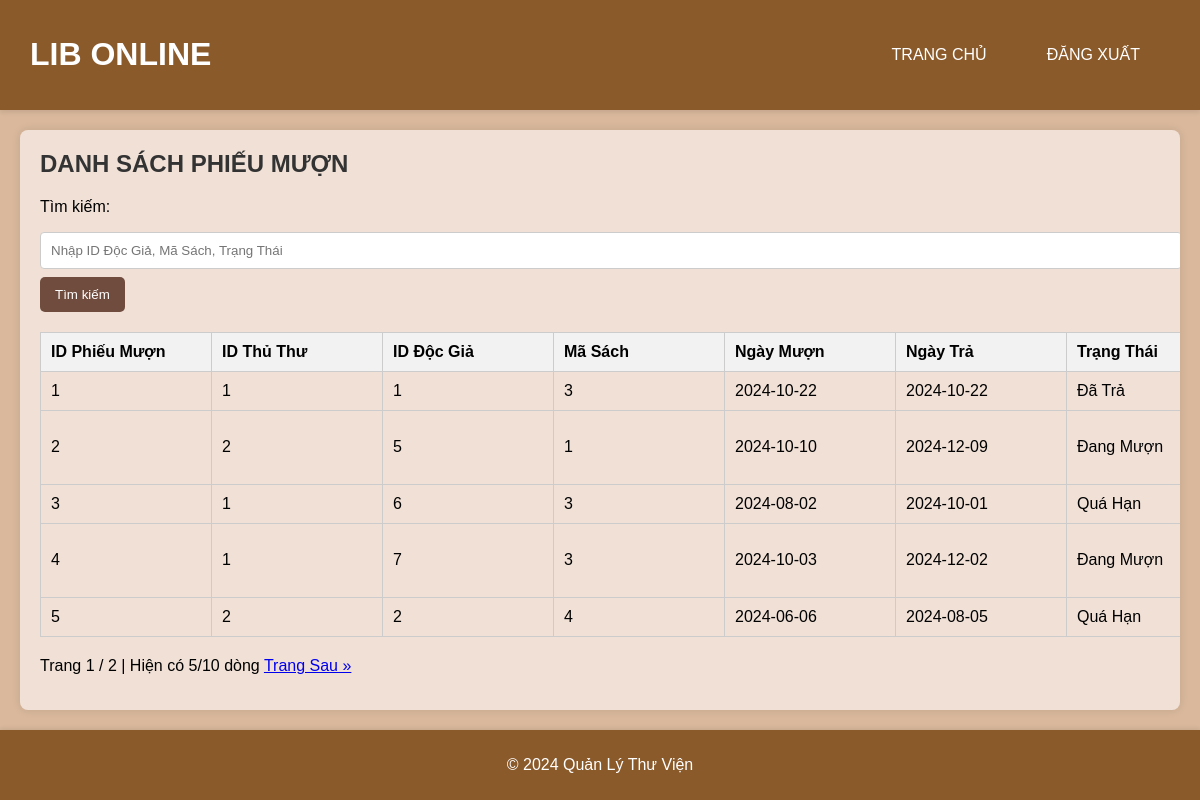
/list_borrows, run on the app's committed database.
### tables this page shows
CREATE TABLE muon_sach (
    id_muon INTEGER PRIMARY KEY AUTOINCREMENT,
    id_thu_thu INTEGER,
    id_docgia INTEGER,
    ma_sach INTEGER,
    ngay_muon DATE,
    ngay_tra DATE,
    trang_thai TEXT CHECK(trang_thai IN ('Đang Mượn', 'Đã Trả', 'Quá Hạn')),
    tien_phat INTEGER DEFAULT 0,
    FOREIGN KEY (id_docgia) REFERENCES doc_Gia (id_docgia),
    FOREIGN KEY (ma_sach) REFERENCES sach (ma_sach),
    FOREIGN KEY (id_thu_thu) REFERENCES thu_thu (id_thu_thu)
);

### app.py (the view)
@app.route('/list_borrows', methods=['GET'])
def list_borrows():
    query = request.args.get('query', '').lower()  # Chuyển query về chữ thường
    message = request.args.get('message', '')  # Khởi tạo biến message từ query parameters
    conn = sqlite3.connect('thuvien.db')
    cur = conn.cursor()
    if query:
        cur.execute('''
            SELECT * FROM muon_sach
            WHERE LOWER(id_docgia) LIKE ? OR LOWER(ma_sach) LIKE ? OR LOWER(trang_thai) LIKE ?
        ''', (f'%{query}%', f'%{query}%', f'%{query}%'))
    else:
        cur.execute('SELECT * FROM muon_sach')
    borrows = cur.fetchall()
    page = request.args.get('page', 1, type=int)  # Lấy số trang hiện tại từ query parameters
    per_page = 5  # Số lượng phiếu mượn trên mỗi trang
    total_borrows = len(borrows)  # Tổng số phiếu mượn
    total_pages = (total_borrows + per_page - 1) // per_page  # Tổng số trang
    start = (page - 1) * per_page  # Vị trí bắt đầu
    end = start + per_page  # Vị trí kết thúc
    borrows_to_display = borrows[start:end]  # Danh sách phiếu mượn cần hiển thị
    updated_borrows = []
    for borrow in borrows_to_display:
        id_muon = borrow[0]
        status = check_borrow_status(id_muon)
        updated_borrows.append(borrow + (status,))
    conn.close()
    return render_template('list_borrows.html', borrows=updated_borrows, query=query, message=message,
                           page=page, total_pages=total_pages, total_borrows=total_borrows)

### app.py (called while the page is built)
def check_borrow_status(id_muon):
    conn = sqlite3.connect('thuvien.db')
    cur = conn.cursor()
    cur.execute('SELECT ngay_muon, ngay_tra, ngay_tra FROM muon_sach WHERE id_muon = ?', (id_muon,))
    record = cur.fetchone()
    if record:
        ngay_muon, ngay_tra, ngay_tra = record
        ngay_hien_tai = datetime.now().date()
        if ngay_tra:
            return "Đã trả"
        if ngay_hien_tai <= datetime.strptime(ngay_tra, '%Y-%m-%d').date():
            return "Đang mượn"
        else:
            return "Quá hạn"
    conn.close()
    return "Không tìm thấy dữ liệu"

### templates/list_borrows.html (shortened to what this page needs)
<!DOCTYPE html>
<html lang="vi">
<head>
    <link rel="stylesheet" href="{{ url_for('static', filename='styles.css') }}">
</head>
<body>
    <header>
        <h1>LIB ONLINE</h1>
        <nav>
            <ul>
                <li><a href="/home">TRANG CHỦ</a></li>
                <li><a href="/logout">ĐĂNG XUẤT</a></li>
            </ul>
        </nav>
    </header>
    <main>
        <h2>DANH SÁCH PHIẾU MƯỢN</h2>
        <form action="{{ url_for('list_borrows') }}" method="GET">
            <label for="search">Tìm kiếm:</label>
            <input type="text" id="search" name="query" placeholder="Nhập ID Độc Giả, Mã Sách, Trạng Thái" value="{{ query }}">
            <input type="submit" value="Tìm kiếm">
        </form>
        <table>
            <thead>
                <tr>
                    <th>ID Phiếu Mượn</th>
                    <th>ID Thủ Thư</th>
                    <th>ID Độc Giả</th>
                    <th>Mã Sách</th>
                    <th>Ngày Mượn</th>
                    <th>Ngày Trả</th>
                    <th>Trạng Thái</th>
                </tr>
            </thead>
            <tbody>
                {% for borrow in borrows %}
                <tr>
                    <td>{{ borrow[0] }}</td>
                    <td>{{ borrow[1] }}</td>
                    <td>{{ borrow[2] }}</td>
                    <td>{{ borrow[3] }}</td>
                    <td>{{ borrow[4] }}</td>
                    <td>{{ borrow[5] }}</td>
                    <td>{{ borrow[6] }}</td>
                </tr>
                {% endfor %}
            </tbody>
        </table>
        <div class="pagination">
            <span>Trang {{ page }} / {{ total_pages }} | Hiện có {{ borrows|length }}/{{ total_borrows }} dòng </span>
            {% if page < total_pages %}
                <a href="{{ url_for('list_borrows', page=page + 1, query=query) }}">Trang Sau »</a>
            {% endif %}
        </div>
    </main>
    <footer>
        <p>&copy; 2024 Quản Lý Thư Viện</p>
    </footer>
</body>
</html>

### static/styles.css (style rules this page uses)
body { font-family: Arial, sans-serif; margin: 0; padding: 0; background-color: #d9b89c; display: flex; flex-direction: column; min-height: 100vh; }
header { display: flex; justify-content: space-between; align-items: center; background: #8b5a2b; color: white; padding: 15px 30px; box-shadow: 0 2px 5px rgba(0, 0, 0, 0.1); }
nav ul { list-style-type: none; padding: 0; display: flex; }
nav ul li { margin: 0 15px; }
nav ul li a { color: white; text-decoration: none; padding: 10px 15px; border-radius: 5px; transition: background 0.3s, color 0.3s; }
main { margin: 20px; background: #f0e0d6; padding: 20px; border-radius: 8px; box-shadow: 0 0 10px rgba(0, 0, 0, 0.1); flex: 1; overflow-x: auto; }
h2 { margin-top: 0; color: #333; }
form { margin-bottom: 20px; }
form label { display: block; margin-bottom: 8px; }
input[type="text"], input[type="email"], input[type="password"], input[type="number"] { width: 100%; padding: 10px; margin: 8px 0; border: 1px solid #ccc; border-radius: 4px; }
input[type="submit"], .btn { background-color: #6f4c3e; color: white; border: none; padding: 10px 15px; border-radius: 5px; cursor: pointer; text-decoration: none; transition: background-color 0.3s; }
table { width: 100%; border-collapse: collapse; margin: 20px 0; }
th, td { padding: 10px; text-align: left; min-width: 100px; min-height: 60px; border: 1px solid #ccc; }
table td { padding: 10px; text-align: left; }
table th, table td { min-width: 150px; }
th { background-color: #f2f2f2; font-weight: bold; }
footer { text-align: center; padding: 10px 0; background: #8b5a2b; color: white; position: relative; bottom: 0; width: 100%; box-shadow: 0 -1px 5px rgba(0, 0, 0, 0.1); }

### data on the page
muon_sach: id_muon "1", id_thu_thu "1", id_docgia "1", ma_sach "3", ngay_muon "2024-10-22", ngay_tra "2024-10-22", trang_thai "Đã Trả"
muon_sach: id_muon "2", id_thu_thu "2", id_docgia "5", ma_sach "1", ngay_muon "2024-10-10", ngay_tra "2024-12-09", trang_thai "Đang Mượn"
muon_sach: id_muon "3", id_thu_thu "1", id_docgia "6", ma_sach "3", ngay_muon "2024-08-02", ngay_tra "2024-10-01", trang_thai "Quá Hạn"
muon_sach: id_muon "4", id_thu_thu "1", id_docgia "7", ma_sach "3", ngay_muon "2024-10-03", ngay_tra "2024-12-02", trang_thai "Đang Mượn"
muon_sach: id_muon "5", id_thu_thu "2", id_docgia "2", ma_sach "4", ngay_muon "2024-06-06", ngay_tra "2024-08-05", trang_thai "Quá Hạn"

### other printed values
{{ page }} "1"
{{ total_pages }} "2"
{{ borrows|length }} "5"
{{ total_borrows }} "10"
